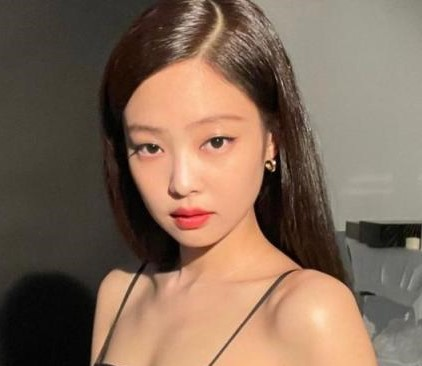
#> input picture Face_Detector_for_Idols/face_image/Jennie1.jpg, 422 x 366 px; its folder holds 4 pictures in this run
$ python face.py
#> lines starting #> are read from the running program, lines starting #| are printed output that depends on the picture; pictures that were not available may be replaced by others from this repository, and a replacement may not be noted
import cv2
import numpy as np
detector = cv2.CascadeClassifier('haarcascade_frontalface_default.xml')
recog = cv2.face.LBPHFaceRecognizer_create()
faces = []
ids = []

for i in range(1,25):
    img = cv2.imread(f'./face_image/Jennie{i}.jpg')
#> img is the input picture: shape (366, 422, 3); mean B, G, R 88.5, 105.9, 129.2
    # cv2.imshow('Jennie', img)
    # cv2.waitKey(0)
    gray = cv2.cvtColor(img, cv2.COLOR_BGR2GRAY)
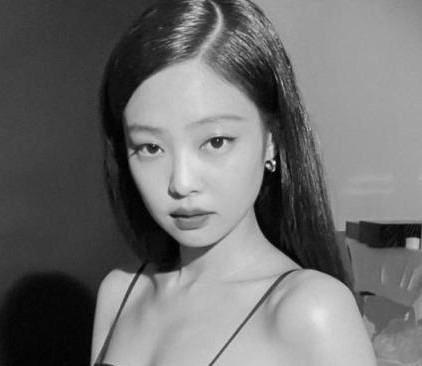
#> gray: shape (366, 422); min 0, max 246, mean 110.9
    img_np = np.array(gray,'uint8')
    face = detector.detectMultiScale(gray)
#> face = [[103, 78, 172, 172]]
    for(x,y,w,h) in face:
        faces.append(img_np[y:y+h,x:x+w])
        ids.append(1)
#> this loop made 1 pass
#> after the loop, faces = 1 item; ids = [1]
#> pass 3 of the loop `for i in range(1,25):`:
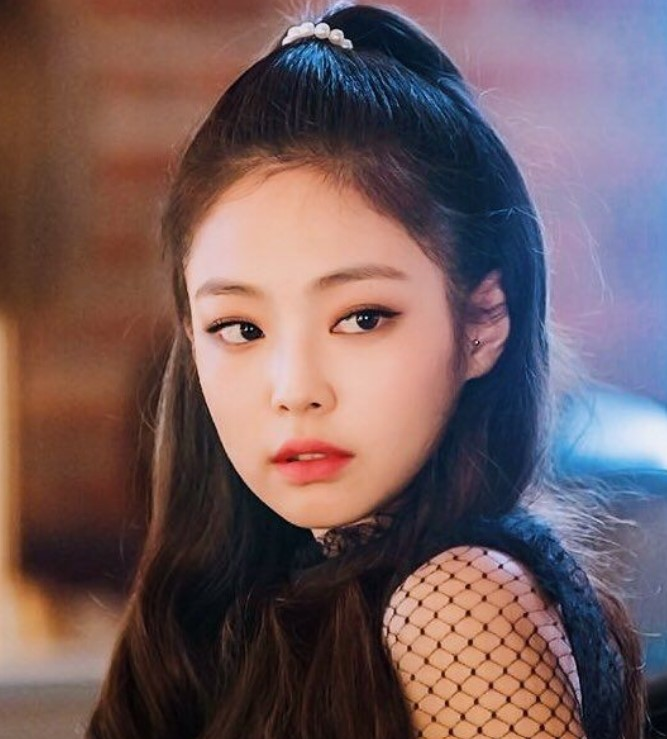
#> input picture Face_Detector_for_Idols/face_image/Jennie10.jpg, 667 x 739 px, given in place of Jennie3.jpg, which was not available
#> img is the input picture: shape (739, 667, 3); mean B, G, R 93.2, 91.8, 115.2
#> `gray = cv2.cvtColor(img, cv2.COLOR_BGR2GRAY)`:
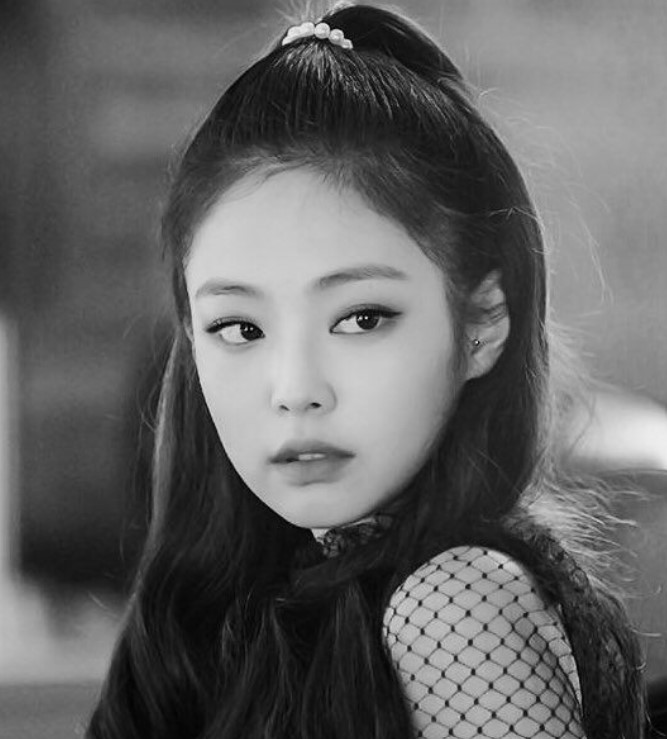
#> gray: shape (739, 667); min 1, max 238, mean 99
#> face = [[140, 190, 337, 337]]
#> the loop `for(x,y,w,h) in face:` made 1 pass
#> after the loop `for(x,y,w,h) in face:`: faces = 3 items; ids = [1, 1, 1]
#> (the run stopped early here; a loop or call above may not have finished)
